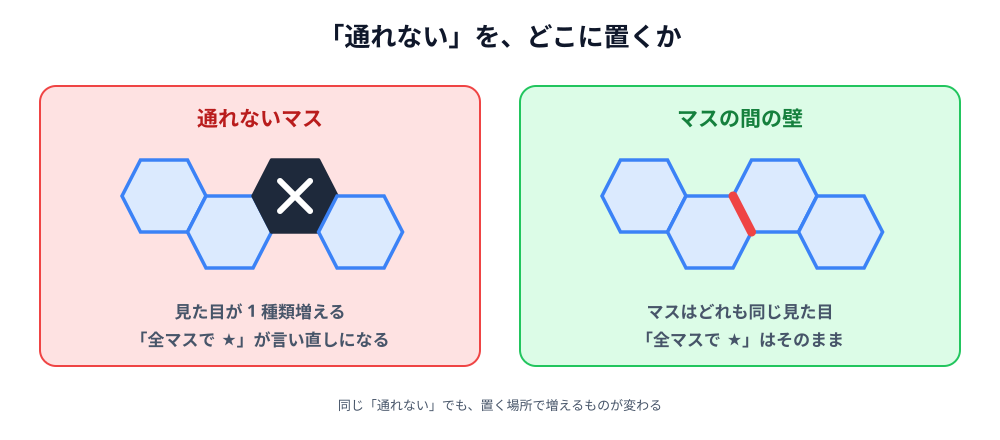

The Python source for this figure:
# 03-walls.svg
# スキーマ: BLOCKAGE（通れない場所をどこに置くか）
# 通れないマスは見た目もルールも増えるが、マスの間の壁ならどちらも変わらないことを見せる

import sys

sys.path.insert(0, "/Users/seekseep/.claude/skills/genfig")
from genfig import Canvas, PALETTE

c = Canvas(1000, 440)
c.text(500, 46, "「通れない」を、どこに置くか", scale="xl")

W, H = 84, 72  # 六角形 1 マス（平らな辺が上）
STEP = W * 0.78  # genfig の六角形は左右の斜辺が幅の 0.22。この間隔で辺がぴったり重なる


def blocked_cell(x, y):
    """通れないマス。黒く塗りつぶし、白い ✕ を重ねる。"""
    d = W * 0.22
    pts = [(x + d, y), (x + W - d, y), (x + W, y + H / 2),
           (x + W - d, y + H), (x + d, y + H), (x, y + H / 2)]
    points = " ".join(f"{px:g},{py:g}" for px, py in pts)
    c.raw(f'<polygon points="{points}" fill="#1e293b" stroke="#1e293b" '
          f'stroke-width="3.5" stroke-linejoin="round"/>')
    cx, cy, r = x + W / 2, y + H / 2, 15
    for sx in (1, -1):
        c.raw(f'<line x1="{cx - r:g}" y1="{cy - sx * r:g}" x2="{cx + r:g}" y2="{cy + sx * r:g}" '
              f'stroke="#ffffff" stroke-width="6" stroke-linecap="round"/>')


def row(x0, y, blocked=None):
    for i in range(4):
        x, yy = x0 + i * STEP, y + (H / 2 if i % 2 else 0)
        if i == blocked:
            blocked_cell(x, yy)
        else:
            c.hexagon(x, yy, W, H, color="blue")


c.sticky(40, 86, 440, 280, color="red", weight="thin")
c.text(260, 126, "通れないマス", scale="lg", fill=PALETTE["red"]["text"])
row(122, 160, blocked=2)
c.text(260, 318, "見た目が 1 種類増える", scale="md")
c.text(260, 346, "「全マスで ★」が言い直しになる", scale="md")

c.sticky(520, 86, 440, 280, color="green", weight="thin")
c.text(740, 126, "マスの間の壁", scale="lg", fill=PALETTE["green"]["text"])
row(602, 160)
# 2 つめ（下段）と 3 つめ（上段）のマスが共有する斜めの辺に、壁を太線で引く
x1 = 602 + STEP
c.raw(f'<line x1="{x1 + STEP:g}" y1="{160 + H / 2:g}" x2="{x1 + W:g}" y2="{160 + H:g}" '
      f'stroke="{PALETTE["red"]["border"]}" stroke-width="9" stroke-linecap="round"/>')
c.text(740, 318, "マスはどれも同じ見た目", scale="md")
c.text(740, 346, "「全マスで ★」はそのまま", scale="md")

c.text(500, 410, "同じ「通れない」でも、置く場所で増えるものが変わる", scale="sm")

c.save("03-walls.svg")
